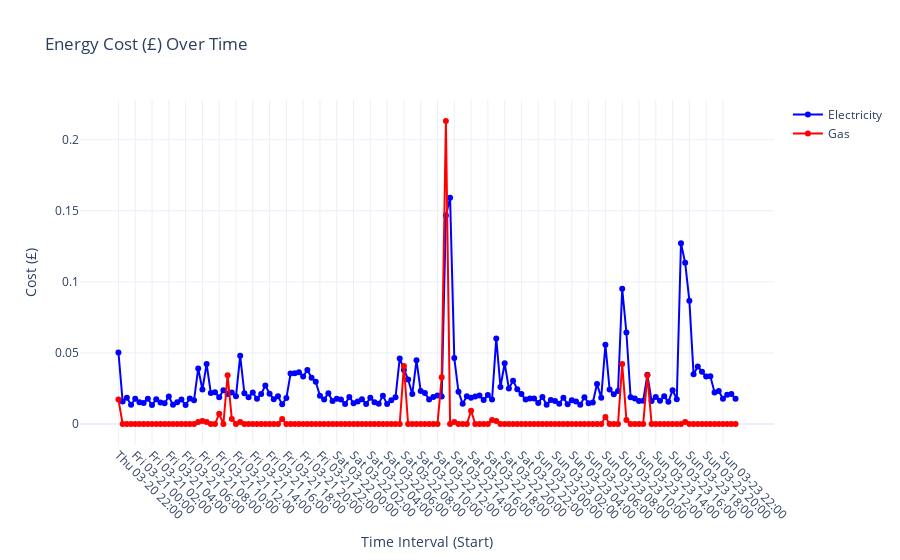

The code cell stored with this chart in its notebook:
### Markdown cell above
# Run charts

### Code cell
no_of_days = 4

df_summary = df_both.groupby(["day", "weekday"]).agg(
    count=("gas_consumption", "count"),  # Counting records in each group
    mean_gas=("gas_consumption", "mean"),
    total_gas=("gas_consumption", "sum"),
    mean_electricity=("electricity_consumption", "mean"),
    total_electricity=("electricity_consumption", "sum")
).reset_index().sort_values(by="day", ascending=False)

list_days = df_summary[0:no_of_days]['day'].to_list()
print(list_days)

# display chart
df_week = df_both[df_both['day'].isin(list_days)].copy()
# convert to costs
df_week['gas_cost'] = df_week['gas_consumption'] * 11.16 * 0.0641
df_week['electricity_cost'] = df_week['electricity_consumption'] * .2606

fig = get_plot(df_week, 'both', 'cost')
fig.show()

### Figure 1 — Plotly figure (JSON) as saved in the notebook; plotly's stock layout.template omitted (floating-point values rounded to 4 significant figures; data arrays with more than 128 entries replaced by an {"elided": "..."} marker saying what was removed)
{"data": [{"line": {"color": "blue"}, "mode": "lines+markers", "name": "Electricity", "type": "scatter", "x": {"elided": "148 str values"}, "y": {"elided": "148 float values"}}, {"line": {"color": "red"}, "mode": "lines+markers", "name": "Gas", "type": "scatter", "x": {"elided": "148 str values"}, "y": {"elided": "148 float values"}}], "layout": {"title": {"text": "Energy Cost (£) Over Time"}, "xaxis": {"tickangle": 45, "title": {"text": "Time Interval (Start)"}}, "yaxis": {"title": {"text": "Cost (£)"}}}}
